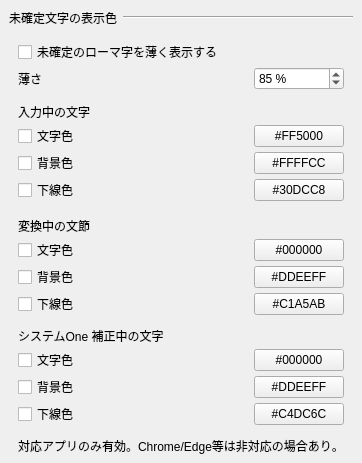
              <widget class="QWidget" name="preeditDisplayColorGroupBox">
               <layout class="QVBoxLayout" name="preeditDisplayColorLayout">
                <property name="spacing">
                 <number>0</number>
                </property>
                <property name="leftMargin">
                 <number>0</number>
                </property>
                <property name="topMargin">
                 <number>0</number>
                </property>
                <property name="rightMargin">
                 <number>0</number>
                </property>
                <property name="bottomMargin">
                 <number>0</number>
                </property>
                <item>
                 <widget class="QFrame" name="preeditDisplayColorHeader">
                  <property name="frameShape">
                   <enum>QFrame::Shape::NoFrame</enum>
                  </property>
                  <layout class="QHBoxLayout" name="horizontalLayout_preeditDisplayColor">
                   <property name="leftMargin">
                    <number>9</number>
                   </property>
                   <property name="topMargin">
                    <number>9</number>
                   </property>
                   <property name="rightMargin">
                    <number>9</number>
                   </property>
                   <property name="bottomMargin">
                    <number>9</number>
                   </property>
                   <property name="spacing">
                    <number>6</number>
                   </property>
                   <item>
                    <widget class="QLabel" name="preeditDisplayColorSectionLabel">
                     <property name="text">
                      <string>未確定文字の表示色</string>
                     </property>
                    </widget>
                   </item>
                   <item>
                    <widget class="Line" name="preeditDisplayColorSectionLine">
                     <property name="sizePolicy">
                      <sizepolicy hsizetype="MinimumExpanding" vsizetype="Fixed">
                       <horstretch>0</horstretch>
                       <verstretch>0</verstretch>
                      </sizepolicy>
                     </property>
                     <property name="orientation">
                      <enum>Qt::Orientation::Horizontal</enum>
                     </property>
                    </widget>
                   </item>
                  </layout>
                 </widget>
                </item>
                <item>
                 <widget class="QFrame" name="preeditDisplayColorBody">
                  <property name="frameShape">
                   <enum>QFrame::Shape::NoFrame</enum>
                  </property>
                  <layout class="QGridLayout" name="preeditDisplayColorGridLayout">
                   <property name="verticalSpacing">
                    <number>3</number>
                   </property>
                   <property name="horizontalSpacing">
                    <number>8</number>
                   </property>
                   <property name="leftMargin">
                    <number>18</number>
                   </property>
                   <property name="topMargin">
                    <number>4</number>
                   </property>
                   <property name="rightMargin">
                    <number>18</number>
                   </property>
                   <property name="bottomMargin">
                    <number>8</number>
                   </property>
                   <item row="0" column="0" colspan="3">
                    <widget class="QCheckBox" name="dimPendingRomanInputCheckBox">
                     <property name="text">
                      <string>未確定のローマ字を薄く表示する</string>
                     </property>
                     <property name="toolTip">
                      <string>ローマ字入力で変換規則の途中にある末尾の文字だけを薄く表示します。入力文字列や確定結果は変更しません。薄さは下の設定で調整できます。</string>
                     </property>
                    </widget>
                   </item>
                   <item row="1" column="0" colspan="2">
                    <widget class="QLabel" name="pendingRomanDimnessLabel">
                     <property name="text">
                      <string>薄さ</string>
                     </property>
                     <property name="toolTip">
                      <string>値を大きくすると未確定のローマ字が背景色に近づき、より薄く見えます。0% は高いコントラスト、100% は背景色と同じになり見えなくなります。背景色を安全に取得できないアプリではシステム標準の薄い表示を使います。</string>
                     </property>
                    </widget>
                   </item>
                   <item row="1" column="2">
                    <widget class="QSpinBox" name="pendingRomanDimnessSpinBox">
                     <property name="toolTip">
                      <string>値を大きくすると未確定のローマ字が背景色に近づき、より薄く見えます。0% は高いコントラスト、100% は背景色と同じになり見えなくなります。背景色を安全に取得できないアプリではシステム標準の薄い表示を使います。</string>
                     </property>
                     <property name="minimum">
                      <number>0</number>
                     </property>
                     <property name="maximum">
                      <number>100</number>
                     </property>
                     <property name="singleStep">
                      <number>1</number>
                     </property>
                     <property name="value">
                      <number>85</number>
                     </property>
                     <property name="suffix">
                      <string> %</string>
                     </property>
                    </widget>
                   </item>
                   <item row="2" column="0" colspan="3">
                    <spacer name="verticalSpacer_pendingRomanDisplay">
                     <property name="orientation">
                      <enum>Qt::Orientation::Vertical</enum>
                     </property>
                     <property name="sizeType">
                      <enum>QSizePolicy::Policy::Fixed</enum>
                     </property>
                     <property name="sizeHint" stdset="0">
                      <size>
                       <width>20</width>
                       <height>10</height>
                      </size>
                     </property>
                    </spacer>
                   </item>
                   <item row="3" column="0" colspan="3">
                    <widget class="QLabel" name="inputPreeditColorLabel">
                     <property name="text">
                      <string>入力中の文字</string>
                     </property>
                    </widget>
                   </item>
                   <item row="4" column="0" colspan="2">
                    <widget class="QCheckBox" name="inputPreeditTextColorCheckBox">
                     <property name="text">
                      <string>文字色</string>
                     </property>
                    </widget>
                   </item>
                   <item row="4" column="2">
                    <widget class="QPushButton" name="inputPreeditTextColorButton">
                     <property name="minimumSize">
                      <size>
                       <width>80</width>
                       <height>0</height>
                      </size>
                     </property>
                     <property name="maximumSize">
                      <size>
                       <width>90</width>
                       <height>16777215</height>
                      </size>
                     </property>
                     <property name="text">
                      <string>#FF5000</string>
                     </property>
                    </widget>
                   </item>
                   <item row="5" column="0" colspan="2">
                    <widget class="QCheckBox" name="inputPreeditBackgroundColorCheckBox">
                     <property name="text">
                      <string>背景色</string>
                     </property>
                    </widget>
                   </item>
                   <item row="5" column="2">
                    <widget class="QPushButton" name="inputPreeditBackgroundColorButton">
                     <property name="minimumSize">
                      <size>
                       <width>80</width>
                       <height>0</height>
                      </size>
                     </property>
                     <property name="maximumSize">
                      <size>
                       <width>90</width>
                       <height>16777215</height>
                      </size>
                     </property>
                     <property name="text">
                      <string>#FFFFCC</string>
                     </property>
                    </widget>
                   </item>
                   <item row="6" column="0" colspan="2">
                    <widget class="QCheckBox" name="inputPreeditUnderlineColorCheckBox">
                     <property name="text">
                      <string>下線色</string>
                     </property>
                    </widget>
                   </item>
                   <item row="6" column="2">
                    <widget class="QPushButton" name="inputPreeditUnderlineColorButton">
                     <property name="minimumSize">
                      <size>
                       <width>80</width>
                       <height>0</height>
                      </size>
                     </property>
                     <property name="maximumSize">
                      <size>
                       <width>90</width>
                       <height>16777215</height>
                      </size>
                     </property>
                     <property name="text">
                      <string>#30DCC8</string>
                     </property>
                    </widget>
                   </item>
                   <item row="7" column="0" colspan="3">
                    <spacer name="verticalSpacer_targetPreeditColor">
                     <property name="orientation">
                      <enum>Qt::Orientation::Vertical</enum>
                     </property>
                     <property name="sizeType">
                      <enum>QSizePolicy::Policy::Fixed</enum>
                     </property>
                     <property name="sizeHint" stdset="0">
                      <size>
                       <width>20</width>
                       <height>12</height>
                      </size>
                     </property>
                    </spacer>
                   </item>
                   <item row="8" column="0" colspan="3">
                    <widget class="QLabel" name="targetPreeditColorLabel">
                     <property name="text">
                      <string>変換中の文節</string>
                     </property>
                    </widget>
                   </item>
                   <item row="9" column="0" colspan="2">
                    <widget class="QCheckBox" name="targetPreeditTextColorCheckBox">
                     <property name="text">
                      <string>文字色</string>
                     </property>
                    </widget>
                   </item>
                   <item row="9" column="2">
                    <widget class="QPushButton" name="targetPreeditTextColorButton">
                     <property name="minimumSize">
                      <size>
                       <width>80</width>
                       <height>0</height>
                      </size>
                     </property>
                     <property name="maximumSize">
                      <size>
                       <width>90</width>
                       <height>16777215</height>
                      </size>
                     </property>
                     <property name="text">
                      <string>#000000</string>
                     </property>
                    </widget>
                   </item>
                   <item row="10" column="0" colspan="2">
                    <widget class="QCheckBox" name="targetPreeditBackgroundColorCheckBox">
                     <property name="text">
                      <string>背景色</string>
                     </property>
                    </widget>
                   </item>
                   <item row="10" column="2">
                    <widget class="QPushButton" name="targetPreeditBackgroundColorButton">
                     <property name="minimumSize">
                      <size>
                       <width>80</width>
                       <height>0</height>
                      </size>
                     </property>
                     <property name="maximumSize">
                      <size>
                       <width>90</width>
                       <height>16777215</height>
                      </size>
                     </property>
                     <property name="text">
                      <string>#DDEEFF</string>
                     </property>
                    </widget>
                   </item>
                   <item row="11" column="0" colspan="2">
                    <widget class="QCheckBox" name="targetPreeditUnderlineColorCheckBox">
                     <property name="text">
                      <string>下線色</string>
                     </property>
                    </widget>
                   </item>
                   <item row="11" column="2">
                    <widget class="QPushButton" name="targetPreeditUnderlineColorButton">
                     <property name="minimumSize">
                      <size>
                       <width>80</width>
                       <height>0</height>
                      </size>
                     </property>
                     <property name="maximumSize">
                      <size>
                       <width>90</width>
                       <height>16777215</height>
                      </size>
                     </property>
                     <property name="text">
                      <string>#C1A5AB</string>
                     </property>
                    </widget>
                   </item>
                   <item row="12" column="0" colspan="3">
                    <spacer name="verticalSpacer_preeditDisplayColorNote">
                     <property name="orientation">
                      <enum>Qt::Orientation::Vertical</enum>
                     </property>
                     <property name="sizeType">
                      <enum>QSizePolicy::Policy::Fixed</enum>
                     </property>
                     <property name="sizeHint" stdset="0">
                      <size>
                       <width>20</width>
                       <height>8</height>
                      </size>
                     </property>
                    </spacer>
                   </item>
                   <item row="13" column="0" colspan="3">
                    <widget class="QLabel" name="zenzPreeditColorLabel">
                     <property name="text">
                      <string>システムOne 補正中の文字</string>
                     </property>
                    </widget>
                   </item>
                   <item row="14" column="0" colspan="2">
                    <widget class="QCheckBox" name="zenzPreeditTextColorCheckBox">
                     <property name="text">
                      <string>文字色</string>
                     </property>
                    </widget>
                   </item>
                   <item row="14" column="2">
                    <widget class="QPushButton" name="zenzPreeditTextColorButton">
                     <property name="minimumSize">
                      <size>
                       <width>80</width>
                       <height>0</height>
                      </size>
                     </property>
                     <property name="maximumSize">
                      <size>
                       <width>90</width>
                       <height>16777215</height>
                      </size>
                     </property>
                     <property name="text">
                      <string>#000000</string>
                     </property>
                    </widget>
                   </item>
                   <item row="15" column="0" colspan="2">
                    <widget class="QCheckBox" name="zenzPreeditBackgroundColorCheckBox">
                     <property name="text">
                      <string>背景色</string>
                     </property>
                    </widget>
                   </item>
                   <item row="15" column="2">
                    <widget class="QPushButton" name="zenzPreeditBackgroundColorButton">
                     <property name="minimumSize">
                      <size>
                       <width>80</width>
                       <height>0</height>
                      </size>
                     </property>
                     <property name="maximumSize">
                      <size>
                       <width>90</width>
                       <height>16777215</height>
                      </size>
                     </property>
                     <property name="text">
                      <string>#DDEEFF</string>
                     </property>
                    </widget>
                   </item>
                   <item row="16" column="0" colspan="2">
                    <widget class="QCheckBox" name="zenzPreeditUnderlineColorCheckBox">
                     <property name="text">
                      <string>下線色</string>
                     </property>
                    </widget>
                   </item>
                   <item row="16" column="2">
                    <widget class="QPushButton" name="zenzPreeditUnderlineColorButton">
                     <property name="minimumSize">
                      <size>
                       <width>80</width>
                       <height>0</height>
                      </size>
                     </property>
                     <property name="maximumSize">
                      <size>
                       <width>90</width>
                       <height>16777215</height>
                      </size>
                     </property>
                     <property name="text">
                      <string>#C4DC6C</string>
                     </property>
                    </widget>
                   </item>
                   <item row="17" column="0" colspan="3">
                    <spacer name="verticalSpacer_zenzPreeditDisplayColorNote">
                     <property name="orientation">
                      <enum>Qt::Orientation::Vertical</enum>
                     </property>
                     <property name="sizeType">
                      <enum>QSizePolicy::Policy::Fixed</enum>
                     </property>
                     <property name="sizeHint" stdset="0">
                      <size>
                       <width>20</width>
                       <height>8</height>
                      </size>
                     </property>
                    </spacer>
                   </item>
                   <item row="18" column="0" colspan="3">
                    <widget class="QLabel" name="preeditDisplayColorNoteLabel">
                     <property name="text">
                      <string>対応アプリのみ有効。Chrome/Edge等は非対応の場合あり。</string>
                     </property>
                     <property name="toolTip">
                      <string>この設定は Windows TSF の表示属性を利用します。対応アプリでのみ有効です。Chrome や Edge など、一部のアプリでは反映されない場合があります。</string>
                     </property>
                     <property name="wordWrap">
                      <bool>false</bool>
                     </property>
                    </widget>
                   </item>

                  </layout>
                 </widget>
                </item>
               </layout>
              </widget>
